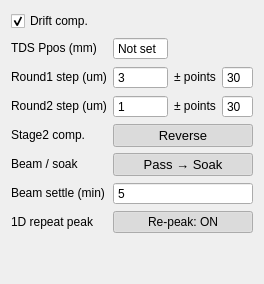
              <widget class="QWidget" name="peakSearchTab">
               <attribute name="title">
                <string>Peak search</string>
               </attribute>
               <layout class="QGridLayout" name="psGrid" columnstretch="0,1,0,1">
                <item row="0" column="0" colspan="2">
                 <widget class="QCheckBox" name="driftComp">
                  <property name="sizePolicy">
                   <sizepolicy hsizetype="Expanding" vsizetype="Fixed">
                    <horstretch>0</horstretch>
                    <verstretch>0</verstretch>
                   </sizepolicy>
                  </property>
                  <property name="toolTip">
                   <string>&lt;html&gt;&lt;head/&gt;&lt;body&gt;&lt;p&gt;&lt;span style=&quot; font-weight:700;&quot;&gt;Temperature drift compensation&lt;/span&gt;&lt;/p&gt;&lt;p&gt;Ticked: in every temperature scan (ScanT ticked, iTC connected, temperature points in the list), at each temperature point the stage1 THz peak is searched around TDS Ppos. Its shift Δ = new peak - TDS Ppos is added to iPos1, and to iPos2 with the direction set below, so the pump-THz delay stays the same at every temperature. Works the same in every scan mode.&lt;/p&gt;&lt;p&gt;Unticked: no search and no compensation. Scans without a temperature change are never compensated.&lt;/p&gt;&lt;/body&gt;&lt;/html&gt;</string>
                  </property>
                  <property name="text">
                   <string>Drift comp.</string>
                  </property>
                  <property name="checked">
                   <bool>true</bool>
                  </property>
                  <property name="mytype" stdset="0">
                   <string>checkbox</string>
                  </property>
                 </widget>
                </item>
                <item row="1" column="0">
                 <widget class="QLabel" name="psLabel_Ppos">
                  <property name="sizePolicy">
                   <sizepolicy hsizetype="Preferred" vsizetype="Fixed">
                    <horstretch>0</horstretch>
                    <verstretch>0</verstretch>
                   </sizepolicy>
                  </property>
                  <property name="toolTip">
                   <string>&lt;html&gt;&lt;head/&gt;&lt;body&gt;&lt;p&gt;&lt;span style=&quot; font-weight:700;&quot;&gt;TDS Ppos - stage1 THz peak position (mm)&lt;/span&gt;&lt;/p&gt;&lt;p&gt;The stage1 position of the THz peak that belongs to the current iPos1 / iPos2. Enter it by hand after optimising the TDS; every successful search then updates it.&lt;/p&gt;&lt;p&gt;Not set: a compensated temperature scan will not start. The value is not kept after the program is closed.&lt;/p&gt;&lt;/body&gt;&lt;/html&gt;</string>
                  </property>
                  <property name="text">
                   <string>TDS Ppos (mm)</string>
                  </property>
                  <property name="mytype" stdset="0">
                   <string>label</string>
                  </property>
                 </widget>
                </item>
                <item row="1" column="1">
                 <widget class="QDoubleSpinBox" name="TDS_Ppos">
                  <property name="sizePolicy">
                   <sizepolicy hsizetype="Expanding" vsizetype="Fixed">
                    <horstretch>0</horstretch>
                    <verstretch>0</verstretch>
                   </sizepolicy>
                  </property>
                  <property name="toolTip">
                   <string>&lt;html&gt;&lt;head/&gt;&lt;body&gt;&lt;p&gt;&lt;span style=&quot; font-weight:700;&quot;&gt;TDS Ppos - stage1 THz peak position (mm)&lt;/span&gt;&lt;/p&gt;&lt;p&gt;The stage1 position of the THz peak that belongs to the current iPos1 / iPos2. Enter it by hand after optimising the TDS; every successful search then updates it.&lt;/p&gt;&lt;p&gt;Not set: a compensated temperature scan will not start. The value is not kept after the program is closed.&lt;/p&gt;&lt;/body&gt;&lt;/html&gt;</string>
                  </property>
                  <property name="buttonSymbols">
                   <enum>QAbstractSpinBox::ButtonSymbols::NoButtons</enum>
                  </property>
                  <property name="specialValueText">
                   <string>Not set</string>
                  </property>
                  <property name="decimals">
                   <number>3</number>
                  </property>
                  <property name="minimum">
                   <double>-1.000000000000000</double>
                  </property>
                  <property name="maximum">
                   <double>220.000000000000000</double>
                  </property>
                  <property name="value">
                   <double>-1.000000000000000</double>
                  </property>
                 </widget>
                </item>
                <item row="2" column="0">
                 <widget class="QLabel" name="psLabel_R1">
                  <property name="sizePolicy">
                   <sizepolicy hsizetype="Preferred" vsizetype="Fixed">
                    <horstretch>0</horstretch>
                    <verstretch>0</verstretch>
                   </sizepolicy>
                  </property>
                  <property name="toolTip">
                   <string>&lt;html&gt;&lt;head/&gt;&lt;body&gt;&lt;p&gt;&lt;span style=&quot; font-weight:700;&quot;&gt;Round 1 - coarse search&lt;/span&gt;&lt;/p&gt;&lt;p&gt;Step (um) and number of points on each side of TDS Ppos. Default 3 um x ±30 covers ±90 um.&lt;/p&gt;&lt;p&gt;Keep the step below the width of the THz peak, or the search can step over it. A maximum on the edge of this window counts as a failed search (the peak may have left the window).&lt;/p&gt;&lt;/body&gt;&lt;/html&gt;</string>
                  </property>
                  <property name="text">
                   <string>Round1 step (um)</string>
                  </property>
                  <property name="mytype" stdset="0">
                   <string>label</string>
                  </property>
                 </widget>
                </item>
                <item row="2" column="1">
                 <widget class="QSpinBox" name="R1_step">
                  <property name="sizePolicy">
                   <sizepolicy hsizetype="Expanding" vsizetype="Fixed">
                    <horstretch>0</horstretch>
                    <verstretch>0</verstretch>
                   </sizepolicy>
                  </property>
                  <property name="toolTip">
                   <string>&lt;html&gt;&lt;head/&gt;&lt;body&gt;&lt;p&gt;&lt;span style=&quot; font-weight:700;&quot;&gt;Round 1 - coarse search&lt;/span&gt;&lt;/p&gt;&lt;p&gt;Step (um) and number of points on each side of TDS Ppos. Default 3 um x ±30 covers ±90 um.&lt;/p&gt;&lt;p&gt;Keep the step below the width of the THz peak, or the search can step over it. A maximum on the edge of this window counts as a failed search (the peak may have left the window).&lt;/p&gt;&lt;/body&gt;&lt;/html&gt;</string>
                  </property>
                  <property name="buttonSymbols">
                   <enum>QAbstractSpinBox::ButtonSymbols::NoButtons</enum>
                  </property>
                  <property name="minimum">
                   <number>1</number>
                  </property>
                  <property name="maximum">
                   <number>1000</number>
                  </property>
                  <property name="value">
                   <number>3</number>
                  </property>
                 </widget>
                </item>
                <item row="2" column="2">
                 <widget class="QLabel" name="psLabel_R1pts">
                  <property name="sizePolicy">
                   <sizepolicy hsizetype="Preferred" vsizetype="Fixed">
                    <horstretch>0</horstretch>
                    <verstretch>0</verstretch>
                   </sizepolicy>
                  </property>
                  <property name="toolTip">
                   <string>&lt;html&gt;&lt;head/&gt;&lt;body&gt;&lt;p&gt;&lt;span style=&quot; font-weight:700;&quot;&gt;Round 1 - coarse search&lt;/span&gt;&lt;/p&gt;&lt;p&gt;Step (um) and number of points on each side of TDS Ppos. Default 3 um x ±30 covers ±90 um.&lt;/p&gt;&lt;p&gt;Keep the step below the width of the THz peak, or the search can step over it. A maximum on the edge of this window counts as a failed search (the peak may have left the window).&lt;/p&gt;&lt;/body&gt;&lt;/html&gt;</string>
                  </property>
                  <property name="text">
                   <string>± points</string>
                  </property>
                  <property name="mytype" stdset="0">
                   <string>label</string>
                  </property>
                 </widget>
                </item>
                <item row="2" column="3">
                 <widget class="QSpinBox" name="R1_pts">
                  <property name="sizePolicy">
                   <sizepolicy hsizetype="Expanding" vsizetype="Fixed">
                    <horstretch>0</horstretch>
                    <verstretch>0</verstretch>
                   </sizepolicy>
                  </property>
                  <property name="toolTip">
                   <string>&lt;html&gt;&lt;head/&gt;&lt;body&gt;&lt;p&gt;&lt;span style=&quot; font-weight:700;&quot;&gt;Round 1 - coarse search&lt;/span&gt;&lt;/p&gt;&lt;p&gt;Step (um) and number of points on each side of TDS Ppos. Default 3 um x ±30 covers ±90 um.&lt;/p&gt;&lt;p&gt;Keep the step below the width of the THz peak, or the search can step over it. A maximum on the edge of this window counts as a failed search (the peak may have left the window).&lt;/p&gt;&lt;/body&gt;&lt;/html&gt;</string>
                  </property>
                  <property name="buttonSymbols">
                   <enum>QAbstractSpinBox::ButtonSymbols::NoButtons</enum>
                  </property>
                  <property name="minimum">
                   <number>1</number>
                  </property>
                  <property name="maximum">
                   <number>500</number>
                  </property>
                  <property name="value">
                   <number>30</number>
                  </property>
                 </widget>
                </item>
                <item row="3" column="0">
                 <widget class="QLabel" name="psLabel_R2">
                  <property name="sizePolicy">
                   <sizepolicy hsizetype="Preferred" vsizetype="Fixed">
                    <horstretch>0</horstretch>
                    <verstretch>0</verstretch>
                   </sizepolicy>
                  </property>
                  <property name="toolTip">
                   <string>&lt;html&gt;&lt;head/&gt;&lt;body&gt;&lt;p&gt;&lt;span style=&quot; font-weight:700;&quot;&gt;Round 2 - fine search&lt;/span&gt;&lt;/p&gt;&lt;p&gt;Step (um) and number of points on each side of the Round 1 result. Default 1 um x ±30.&lt;/p&gt;&lt;/body&gt;&lt;/html&gt;</string>
                  </property>
                  <property name="text">
                   <string>Round2 step (um)</string>
                  </property>
                  <property name="mytype" stdset="0">
                   <string>label</string>
                  </property>
                 </widget>
                </item>
                <item row="3" column="1">
                 <widget class="QSpinBox" name="R2_step">
                  <property name="sizePolicy">
                   <sizepolicy hsizetype="Expanding" vsizetype="Fixed">
                    <horstretch>0</horstretch>
                    <verstretch>0</verstretch>
                   </sizepolicy>
                  </property>
                  <property name="toolTip">
                   <string>&lt;html&gt;&lt;head/&gt;&lt;body&gt;&lt;p&gt;&lt;span style=&quot; font-weight:700;&quot;&gt;Round 2 - fine search&lt;/span&gt;&lt;/p&gt;&lt;p&gt;Step (um) and number of points on each side of the Round 1 result. Default 1 um x ±30.&lt;/p&gt;&lt;/body&gt;&lt;/html&gt;</string>
                  </property>
                  <property name="buttonSymbols">
                   <enum>QAbstractSpinBox::ButtonSymbols::NoButtons</enum>
                  </property>
                  <property name="minimum">
                   <number>1</number>
                  </property>
                  <property name="maximum">
                   <number>1000</number>
                  </property>
                  <property name="value">
                   <number>1</number>
                  </property>
                 </widget>
                </item>
                <item row="3" column="2">
                 <widget class="QLabel" name="psLabel_R2pts">
                  <property name="sizePolicy">
                   <sizepolicy hsizetype="Preferred" vsizetype="Fixed">
                    <horstretch>0</horstretch>
                    <verstretch>0</verstretch>
                   </sizepolicy>
                  </property>
                  <property name="toolTip">
                   <string>&lt;html&gt;&lt;head/&gt;&lt;body&gt;&lt;p&gt;&lt;span style=&quot; font-weight:700;&quot;&gt;Round 2 - fine search&lt;/span&gt;&lt;/p&gt;&lt;p&gt;Step (um) and number of points on each side of the Round 1 result. Default 1 um x ±30.&lt;/p&gt;&lt;/body&gt;&lt;/html&gt;</string>
                  </property>
                  <property name="text">
                   <string>± points</string>
                  </property>
                  <property name="mytype" stdset="0">
                   <string>label</string>
                  </property>
                 </widget>
                </item>
                <item row="3" column="3">
                 <widget class="QSpinBox" name="R2_pts">
                  <property name="sizePolicy">
                   <sizepolicy hsizetype="Expanding" vsizetype="Fixed">
                    <horstretch>0</horstretch>
                    <verstretch>0</verstretch>
                   </sizepolicy>
                  </property>
                  <property name="toolTip">
                   <string>&lt;html&gt;&lt;head/&gt;&lt;body&gt;&lt;p&gt;&lt;span style=&quot; font-weight:700;&quot;&gt;Round 2 - fine search&lt;/span&gt;&lt;/p&gt;&lt;p&gt;Step (um) and number of points on each side of the Round 1 result. Default 1 um x ±30.&lt;/p&gt;&lt;/body&gt;&lt;/html&gt;</string>
                  </property>
                  <property name="buttonSymbols">
                   <enum>QAbstractSpinBox::ButtonSymbols::NoButtons</enum>
                  </property>
                  <property name="minimum">
                   <number>1</number>
                  </property>
                  <property name="maximum">
                   <number>500</number>
                  </property>
                  <property name="value">
                   <number>30</number>
                  </property>
                 </widget>
                </item>
                <item row="4" column="0">
                 <widget class="QLabel" name="psLabel_dir">
                  <property name="sizePolicy">
                   <sizepolicy hsizetype="Preferred" vsizetype="Fixed">
                    <horstretch>0</horstretch>
                    <verstretch>0</verstretch>
                   </sizepolicy>
                  </property>
                  <property name="toolTip">
                   <string>&lt;html&gt;&lt;head/&gt;&lt;body&gt;&lt;p&gt;&lt;span style=&quot; font-weight:700;&quot;&gt;Stage2 compensation direction&lt;/span&gt;&lt;/p&gt;&lt;p&gt;Reverse: stage2 moves opposite to the stage1 peak shift, iPos2 = iPos2 - Δ (this setup: stage2 is mounted in reverse).&lt;/p&gt;&lt;p&gt;Forward: iPos2 = iPos2 + Δ.&lt;/p&gt;&lt;/body&gt;&lt;/html&gt;</string>
                  </property>
                  <property name="text">
                   <string>Stage2 comp.</string>
                  </property>
                  <property name="mytype" stdset="0">
                   <string>label</string>
                  </property>
                 </widget>
                </item>
                <item row="4" column="1" colspan="3">
                 <widget class="QPushButton" name="stage2CompDir">
                  <property name="sizePolicy">
                   <sizepolicy hsizetype="Expanding" vsizetype="Fixed">
                    <horstretch>0</horstretch>
                    <verstretch>0</verstretch>
                   </sizepolicy>
                  </property>
                  <property name="maximumSize">
                   <size>
                    <width>16777215</width>
                    <height>32</height>
                   </size>
                  </property>
                  <property name="font">
                   <font>
                    <pointsize>10</pointsize>
                   </font>
                  </property>
                  <property name="toolTip">
                   <string>&lt;html&gt;&lt;head/&gt;&lt;body&gt;&lt;p&gt;&lt;span style=&quot; font-weight:700;&quot;&gt;Stage2 compensation direction&lt;/span&gt;&lt;/p&gt;&lt;p&gt;Reverse: stage2 moves opposite to the stage1 peak shift, iPos2 = iPos2 - Δ (this setup: stage2 is mounted in reverse).&lt;/p&gt;&lt;p&gt;Forward: iPos2 = iPos2 + Δ.&lt;/p&gt;&lt;/body&gt;&lt;/html&gt;</string>
                  </property>
                  <property name="text">
                   <string>Reverse</string>
                  </property>
                  <property name="checkable">
                   <bool>true</bool>
                  </property>
                  <property name="checked">
                   <bool>true</bool>
                  </property>
                  <property name="mytype" stdset="0">
                   <string>checkable_button</string>
                  </property>
                 </widget>
                </item>
                <item row="5" column="0">
                 <widget class="QLabel" name="psLabel_pass">
                  <property name="sizePolicy">
                   <sizepolicy hsizetype="Preferred" vsizetype="Fixed">
                    <horstretch>0</horstretch>
                    <verstretch>0</verstretch>
                   </sizepolicy>
                  </property>
                  <property name="toolTip">
                   <string>&lt;html&gt;&lt;head/&gt;&lt;body&gt;&lt;p&gt;&lt;span style=&quot; font-weight:700;&quot;&gt;Beam / soak order (AutoBlock only)&lt;/span&gt;&lt;/p&gt;&lt;p&gt;Pass → Soak (default): the beam is let through as soon as the temperature is stable, so the sample soak also absorbs the heating by the pump beam before the peak search.&lt;/p&gt;&lt;p&gt;Soak → Pass: the beam stays blocked through the soak and is then let through. Both orders add the full Beam settle wait after soak and beam pass, before peak search or measurement.&lt;/p&gt;&lt;p&gt;Only used when AutoBlock is on in a temperature scan.&lt;/p&gt;&lt;/body&gt;&lt;/html&gt;</string>
                  </property>
                  <property name="text">
                   <string>Beam / soak</string>
                  </property>
                  <property name="mytype" stdset="0">
                   <string>label</string>
                  </property>
                 </widget>
                </item>
                <item row="5" column="1" colspan="3">
                 <widget class="QPushButton" name="passOrder">
                  <property name="sizePolicy">
                   <sizepolicy hsizetype="Expanding" vsizetype="Fixed">
                    <horstretch>0</horstretch>
                    <verstretch>0</verstretch>
                   </sizepolicy>
                  </property>
                  <property name="maximumSize">
                   <size>
                    <width>16777215</width>
                    <height>32</height>
                   </size>
                  </property>
                  <property name="font">
                   <font>
                    <pointsize>10</pointsize>
                   </font>
                  </property>
                  <property name="toolTip">
                   <string>&lt;html&gt;&lt;head/&gt;&lt;body&gt;&lt;p&gt;&lt;span style=&quot; font-weight:700;&quot;&gt;Beam / soak order (AutoBlock only)&lt;/span&gt;&lt;/p&gt;&lt;p&gt;Pass → Soak (default): the beam is let through as soon as the temperature is stable, so the sample soak also absorbs the heating by the pump beam before the peak search.&lt;/p&gt;&lt;p&gt;Soak → Pass: the beam stays blocked through the soak and is then let through. Both orders add the full Beam settle wait after soak and beam pass, before peak search or measurement.&lt;/p&gt;&lt;p&gt;Only used when AutoBlock is on in a temperature scan.&lt;/p&gt;&lt;/body&gt;&lt;/html&gt;</string>
                  </property>
                  <property name="text">
                   <string>Pass → Soak</string>
                  </property>
                  <property name="checkable">
                   <bool>true</bool>
                  </property>
                  <property name="checked">
                   <bool>true</bool>
                  </property>
                  <property name="mytype" stdset="0">
                   <string>checkable_button</string>
                  </property>
                 </widget>
                </item>
                <item row="6" column="0">
                 <widget class="QLabel" name="psLabel_beamSettle">
                  <property name="sizePolicy">
                   <sizepolicy hsizetype="Preferred" vsizetype="Fixed">
                    <horstretch>0</horstretch>
                    <verstretch>0</verstretch>
                   </sizepolicy>
                  </property>
                  <property name="toolTip">
                   <string>&lt;html&gt;&lt;head/&gt;&lt;body&gt;&lt;p&gt;&lt;span style=&quot; font-weight:700;&quot;&gt;Extra beam settle time (minutes)&lt;/span&gt;&lt;/p&gt;&lt;p&gt;At each temperature point with AutoBlock on, wait this full additional time after the temperature has stabilized, the sample soak has finished and the beam is passing, before peak search or measurement. This lets heating by the pump beam settle.&lt;/p&gt;&lt;p&gt;Applies to both Pass → Soak and Soak → Pass, even with Drift comp. off. Default 5 min; 0 skips this extra wait. Stop interrupts the wait.&lt;/p&gt;&lt;/body&gt;&lt;/html&gt;</string>
                  </property>
                  <property name="text">
                   <string>Beam settle (min)</string>
                  </property>
                  <property name="mytype" stdset="0">
                   <string>label</string>
                  </property>
                 </widget>
                </item>
                <item row="6" column="1" colspan="3">
                 <widget class="QSpinBox" name="beamSettle">
                  <property name="sizePolicy">
                   <sizepolicy hsizetype="Expanding" vsizetype="Fixed">
                    <horstretch>0</horstretch>
                    <verstretch>0</verstretch>
                   </sizepolicy>
                  </property>
                  <property name="toolTip">
                   <string>&lt;html&gt;&lt;head/&gt;&lt;body&gt;&lt;p&gt;&lt;span style=&quot; font-weight:700;&quot;&gt;Extra beam settle time (minutes)&lt;/span&gt;&lt;/p&gt;&lt;p&gt;At each temperature point with AutoBlock on, wait this full additional time after the temperature has stabilized, the sample soak has finished and the beam is passing, before peak search or measurement. This lets heating by the pump beam settle.&lt;/p&gt;&lt;p&gt;Applies to both Pass → Soak and Soak → Pass, even with Drift comp. off. Default 5 min; 0 skips this extra wait. Stop interrupts the wait.&lt;/p&gt;&lt;/body&gt;&lt;/html&gt;</string>
                  </property>
                  <property name="buttonSymbols">
                   <enum>QAbstractSpinBox::ButtonSymbols::NoButtons</enum>
                  </property>
                  <property name="minimum">
                   <number>0</number>
                  </property>
                  <property name="maximum">
                   <number>1440</number>
                  </property>
                  <property name="value">
                   <number>5</number>
                  </property>
                 </widget>
                </item>
                <item row="7" column="0">
                 <widget class="QLabel" name="psLabel_repeatPeak">
                  <property name="sizePolicy">
                   <sizepolicy hsizetype="Preferred" vsizetype="Fixed">
                    <horstretch>0</horstretch>
                    <verstretch>0</verstretch>
                   </sizepolicy>
                  </property>
                  <property name="toolTip">
                   <string>&lt;html&gt;&lt;head/&gt;&lt;body&gt;&lt;p&gt;&lt;span style=&quot; font-weight:700;&quot;&gt;1D_THz repeat peak search&lt;/span&gt;&lt;/p&gt;&lt;p&gt;ON (default): during a temperature scan with Drift comp. enabled, search the peak again before Stage2 repeat 2, 3, etc. at each temperature. Update Stage1 and compensate Stage2 using the selected direction.&lt;/p&gt;&lt;p&gt;OFF: keep only the initial peak search at each temperature. Other scan modes are unaffected. Repeat searches do not repeat the sample soak or Beam settle wait.&lt;/p&gt;&lt;/body&gt;&lt;/html&gt;</string>
                  </property>
                  <property name="text">
                   <string>1D repeat peak</string>
                  </property>
                  <property name="mytype" stdset="0">
                   <string>label</string>
                  </property>
                 </widget>
                </item>
                <item row="7" column="1" colspan="3">
                 <widget class="QPushButton" name="repeatPeak">
                  <property name="sizePolicy">
                   <sizepolicy hsizetype="Expanding" vsizetype="Fixed">
                    <horstretch>0</horstretch>
                    <verstretch>0</verstretch>
                   </sizepolicy>
                  </property>
                  <property name="toolTip">
                   <string>&lt;html&gt;&lt;head/&gt;&lt;body&gt;&lt;p&gt;&lt;span style=&quot; font-weight:700;&quot;&gt;1D_THz repeat peak search&lt;/span&gt;&lt;/p&gt;&lt;p&gt;ON (default): during a temperature scan with Drift comp. enabled, search the peak again before Stage2 repeat 2, 3, etc. at each temperature. Update Stage1 and compensate Stage2 using the selected direction.&lt;/p&gt;&lt;p&gt;OFF: keep only the initial peak search at each temperature. Other scan modes are unaffected. Repeat searches do not repeat the sample soak or Beam settle wait.&lt;/p&gt;&lt;/body&gt;&lt;/html&gt;</string>
                  </property>
                  <property name="text">
                   <string>Re-peak: ON</string>
                  </property>
                  <property name="checkable">
                   <bool>true</bool>
                  </property>
                  <property name="checked">
                   <bool>true</bool>
                  </property>
                  <property name="mytype" stdset="0">
                   <string>checkable_button</string>
                  </property>
                 </widget>
                </item>
                <item row="8" column="0">
                 <spacer name="psVSpacer">
                  <property name="orientation">
                   <enum>Qt::Orientation::Vertical</enum>
                  </property>
                  <property name="sizeHint" stdset="0">
                   <size>
                    <width>20</width>
                    <height>40</height>
                   </size>
                  </property>
                 </spacer>
                </item>
               </layout>
              </widget>
